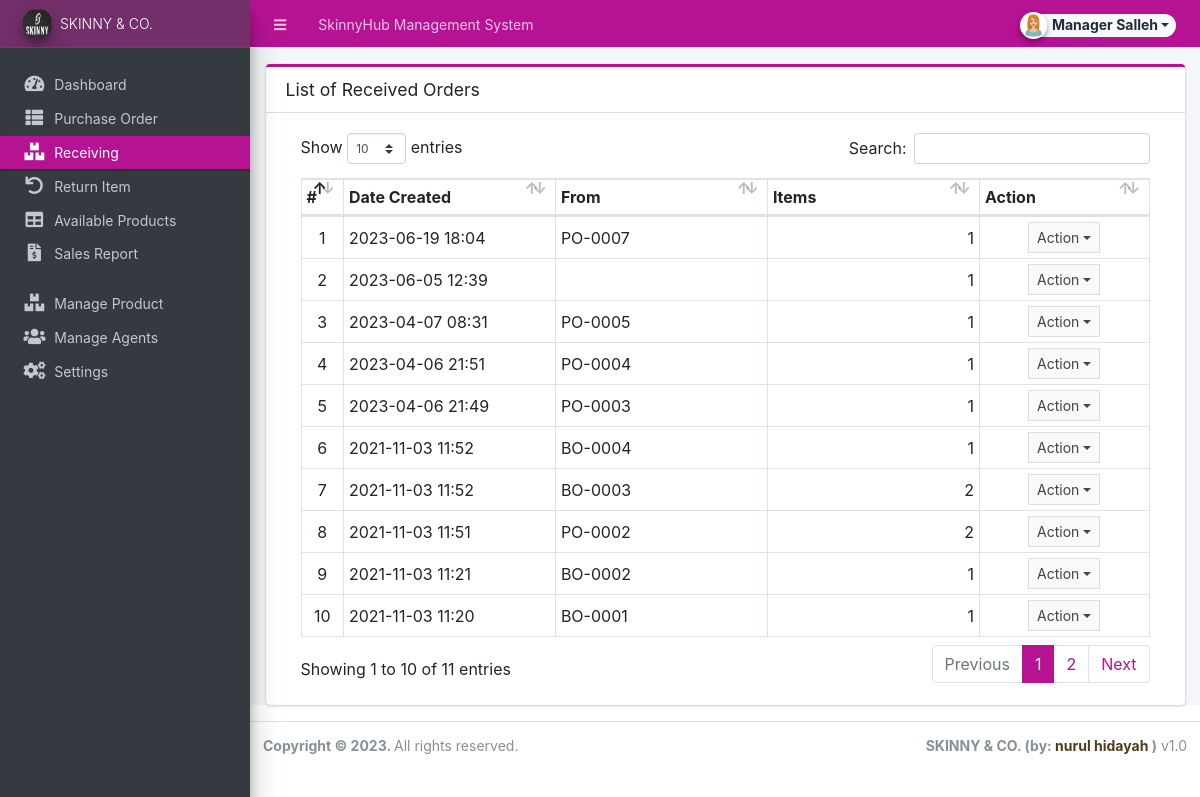
/admin/?page=receiving (signed in), run on the app's committed database.
### tables this page shows
CREATE TABLE `receiving_list` (
  `id` int(30) NOT NULL,
  `form_id` int(30) NOT NULL,
  `from_order` tinyint(1) NOT NULL DEFAULT 1 COMMENT '1=PO ,2 = BO',
  `amount` float NOT NULL DEFAULT 0,
  `discount_perc` float NOT NULL DEFAULT 0,
  `discount` float NOT NULL DEFAULT 0,
  `tax_perc` float NOT NULL DEFAULT 0,
  `tax` float NOT NULL DEFAULT 0,
  `stock_ids` text DEFAULT NULL,
  `remarks` text DEFAULT NULL,
  `date_created` datetime NOT NULL DEFAULT current_timestamp(),
  `date_updated` datetime NOT NULL DEFAULT current_timestamp() ON UPDATE current_timestamp()
);

CREATE TABLE `purchase_order_list` (
  `id` int(30) NOT NULL,
  `po_code` varchar(50) NOT NULL,
  `supplier_id` int(30) NOT NULL,
  `amount` float NOT NULL,
  `discount_perc` float NOT NULL DEFAULT 0,
  `discount` float NOT NULL DEFAULT 0,
  `tax_perc` float NOT NULL DEFAULT 0,
  `tax` float NOT NULL DEFAULT 0,
  `remarks` text NOT NULL,
  `status` tinyint(4) NOT NULL DEFAULT 0 COMMENT '0 = pending, 1 = partially received, 2 =received',
  `date_created` datetime NOT NULL DEFAULT current_timestamp(),
  `date_updated` datetime NOT NULL DEFAULT current_timestamp() ON UPDATE current_timestamp()
);

CREATE TABLE `back_order_list` (
  `id` int(30) NOT NULL,
  `receiving_id` int(30) NOT NULL,
  `po_id` int(30) NOT NULL,
  `bo_code` varchar(50) NOT NULL,
  `supplier_id` int(30) NOT NULL,
  `amount` float NOT NULL,
  `discount_perc` float NOT NULL DEFAULT 0,
  `discount` float NOT NULL DEFAULT 0,
  `tax_perc` float NOT NULL DEFAULT 0,
  `tax` float NOT NULL DEFAULT 0,
  `remarks` text DEFAULT NULL,
  `status` tinyint(4) NOT NULL DEFAULT 0 COMMENT '0 = pending, 1 = partially received, 2 =received',
  `date_created` datetime NOT NULL DEFAULT current_timestamp(),
  `date_updated` datetime NOT NULL DEFAULT current_timestamp() ON UPDATE current_timestamp()
);

### admin/receiving/index.php (the view, shortened to what this page needs)
<div class="card card-outline card-primary">
	<div class="card-header">
		<h3 class="card-title">List of Received Orders</h3>
	</div>
	<div class="card-body">
		<div class="container-fluid">
        <div class="container-fluid">
			<table class="table table-bordered table-stripped">
                    <colgroup>
                        <col width="5%">
                        <col width="25%">
                        <col width="25%">
                        <col width="25%">
                        <col width="20%">
                    </colgroup>
                    <thead>
                        <tr>
                            <th>#</th>
                            <th>Date Created</th>
                            <th>From</th>
                            <th>Items</th>
                            <th>Action</th>
                        </tr>
                    </thead>
                    <tbody>
                        <?php
                        $i = 1;
                        $qry = $conn->query("SELECT * FROM `receiving_list` order by `date_created` desc");
                        while($row = $qry->fetch_assoc()):
                            $row['items'] = explode(',',$row['stock_ids']);
                            if($row['from_order'] == 1){
                                $code = $conn->query("SELECT po_code from `purchase_order_list` where id='{$row['form_id']}' ")->fetch_assoc()['po_code'];
                            }else{
                                $code = $conn->query("SELECT bo_code from `back_order_list` where id='{$row['form_id']}' ")->fetch_assoc()['bo_code'];
                            }
                        ?>
                            <tr>
                                <td class="text-center"><?php echo $i++; ?></td>
                                <td><?php echo date("Y-m-d H:i",strtotime($row['date_created'])) ?></td>
                                <td><?php echo $code ?></td>
                                <td class="text-right"><?php echo number_format(count($row['items'])) ?></td>
                                <td align="center">
                                    <button type="button" class="btn btn-flat btn-default btn-sm dropdown-toggle dropdown-icon" data-toggle="dropdown">
                                            Action
                                    </button>
                                </td>
                            </tr>
                        <?php endwhile; ?>
                    </tbody>
                </table>
		</div>
		</div>
	</div>
</div>

### data on the page
receiving_list: date_created "2023-06-19 18:04", form.po_code "PO-0007", count($row['items']) "1"
receiving_list: date_created "2023-06-05 12:39", count($row['items']) "1"
receiving_list: date_created "2023-04-07 08:31", form.po_code "PO-0005", count($row['items']) "1"
receiving_list: date_created "2023-04-06 21:51", form.po_code "PO-0004", count($row['items']) "1"
receiving_list: date_created "2023-04-06 21:49", form.po_code "PO-0003", count($row['items']) "1"
receiving_list: date_created "2021-11-03 11:52", form.bo_code "BO-0004", count($row['items']) "1"
receiving_list: date_created "2021-11-03 11:52", form.bo_code "BO-0003", count($row['items']) "2"
receiving_list: date_created "2021-11-03 11:51", form.po_code "PO-0002", count($row['items']) "2"
receiving_list: date_created "2021-11-03 11:21", form.bo_code "BO-0002", count($row['items']) "1"
receiving_list: date_created "2021-11-03 11:20", form.bo_code "BO-0001", count($row['items']) "1"

### other printed values
$_settings->info('name') "SkinnyHub Management System"
$_settings->userdata('firstname').' '.$_settings->userdata('lastname') "Manager Salleh"
$_settings->info('short_name') "SKINNY & CO."
